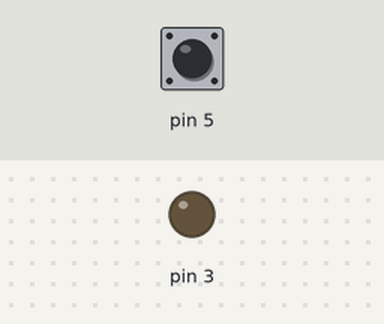
This sketch was run on a simulated Arduino Uno, built with avr-gcc and run on an emulated ATmega328P. On the bench: output pins drawn as LEDs (lit = HIGH). Dashed ring = blinking. The inputs (shaded band) are chosen by the test bench; at power-on: pin 5 HIGH.

Above: at 1.2 s.
1.3 s: pin 5 pulled LOW for 1 s
At 1.45 s:
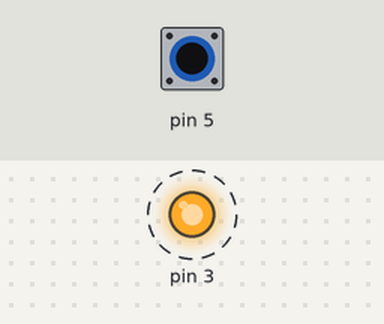
3.8 s: pin 5 pulled LOW for 3.2 s
At 7.9 s:
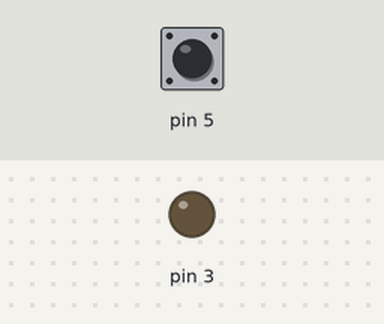
Timing chart, 0 to 9.4 s (numbered marks = the images above; inputs shaded):
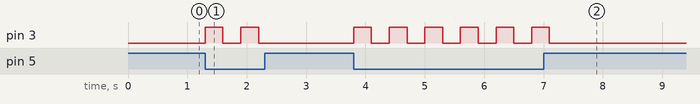

The sketch:

manejo_digital_EJ6.ino
```cpp
void setup()
{
  pinMode( 3 , OUTPUT);
  pinMode( 5 , INPUT_PULLUP);
}

void loop()
{
  if ( digitalRead(5) == HIGH)
  {
    digitalWrite( 3 , LOW);
 }else{
   digitalWrite( 3 , HIGH);
   delay(300);
   digitalWrite( 3 , LOW);
   delay(300);
 }
}
```

Measured:
- after the input at 1.3 s, pin 3: alternates HIGH for 0.30 s and LOW for 0.30 s, 4 changes in all, then stays LOW, starting at once
- after the input at 3.8 s, pin 3: alternates HIGH for 0.30 s and LOW for 0.30 s, 12 changes in all, then stays LOW, starting at once
